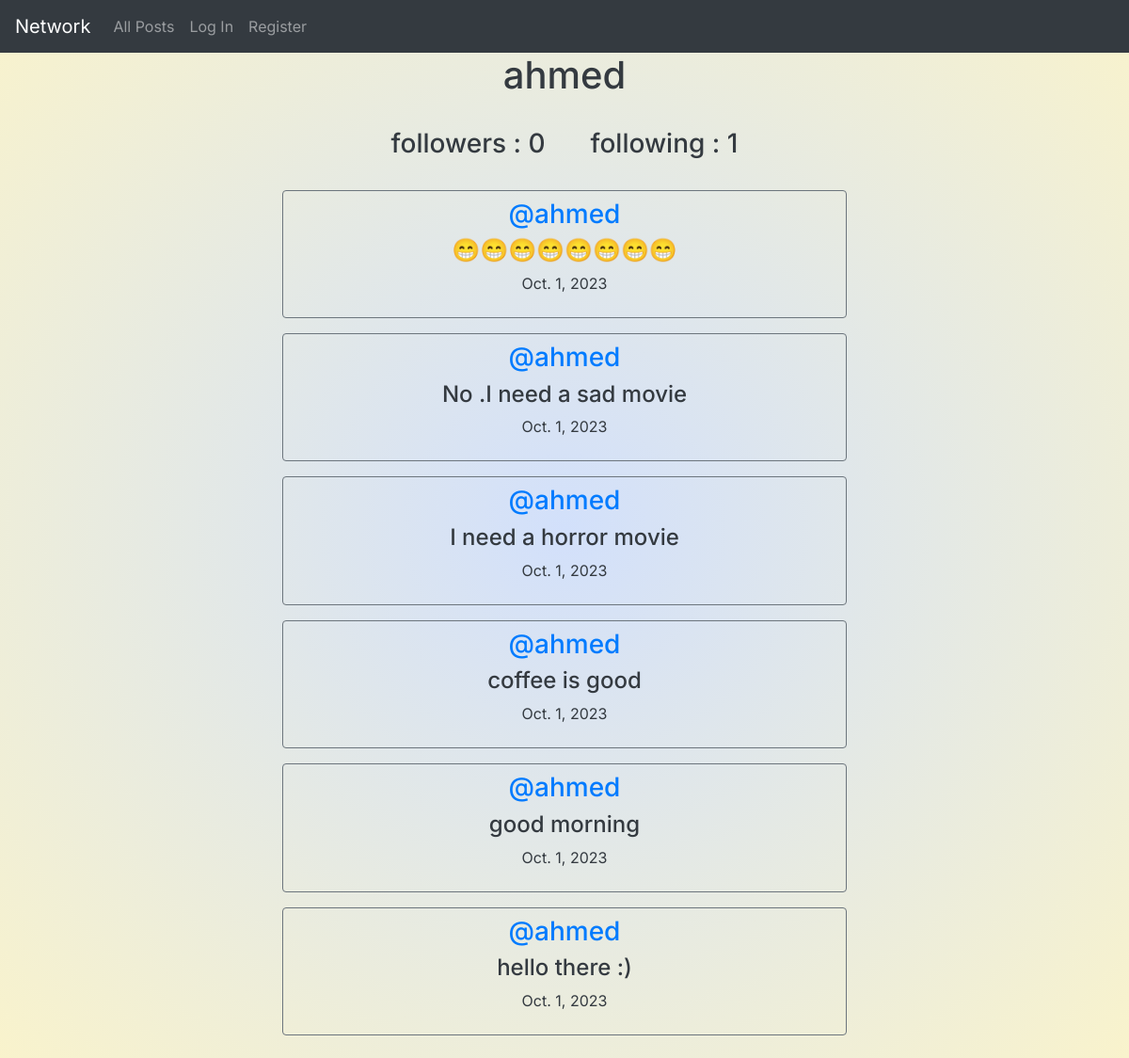
Screenshot of /profile/3/ with the database file from the repository.
### network/models.py (models this page shows, shortened)
class User(AbstractUser):
    pass

class Post(models.Model):
    content = models.CharField(max_length=150)
    user = models.ForeignKey(User,on_delete=models.CASCADE,related_name="user")
    date = models.DateField(auto_now_add=True)

### network/views.py (the view)
# urls.py: path('profile/<int:user_id>/', views.profile, name='profile'),
def profile(request,user_id):
    user = User.objects.get(pk=user_id)
    all_posts = Post.objects.filter(user=user).order_by("id").reverse()
    following = Follow.objects.filter(user=user)
    followers = Follow.objects.filter(user_follower=user)
    try:
        check_follow = followers.filter(user=User.objects.get(pk=request.user.id))
        if len(check_follow) != 0:
            is_following = True
        else:
            is_following = False
    except:
        is_following = False
    paginator  = Paginator (all_posts , 10)
    page_num = request.GET.get('page')
    post_page = paginator.get_page(page_num)
    return render(request, "network/profile.html",{
        "all_posts":all_posts,
        "post_page":post_page,
        "username":user.username,
        "following":following,
        "followers":followers,
        "is_following":is_following,
        "user_profile":user,
    })

### network/templates/network/profile.html (shortened to what this page needs)
{% extends "network/layout.html" %} {% block body %}
<h1 class="text-dark text-center">{{username}}</h1>
<div class="mt-2 ml-4 mr-4">
  <div class="container d-flex justify-content-center">
    <h3 class="text-dark text-center m-4">followers : {{followers.count}}</h3>
    <h3 class="text-dark text-center m-4">following : {{following.count}}</h3>
  </div>
</div>
{% for p in post_page %}
<div class="d-flex justify-content-center align-items-center">
  <div class="border border-secondary rounded p-2 m-2 text-dark text-center col-6">
    <h3 class="text-dark text-center">
      <a href="{% url 'profile' user_id=p.user.id %}">@{{p.user}}</a>
    </h3>
    <h4 class="text-dark text-center">{{p.content}}</h4>
    <p class="text-dark text-center">{{p.date}}</p>
  </div>
</div>
{% endfor %}
{% endblock %}

### network/static/network/styles.css (style rules this page uses)
body { background-image:radial-gradient( #D2E0FB , #F9F3CC); font-family: inter , sans-serif; }

### rows the page displays
User: username "ahmed"
Post: user "ahmed", content "😁😁😁😁😁😁😁😁", date "Oct. 1, 2023"
Post: user "ahmed", content "No .I need a sad movie", date "Oct. 1, 2023"
Post: user "ahmed", content "I need a horror movie", date "Oct. 1, 2023"
Post: user "ahmed", content "coffee is good", date "Oct. 1, 2023"
Post: user "ahmed", content "good morning", date "Oct. 1, 2023"
Post: user "ahmed", content "hello there :)", date "Oct. 1, 2023"

### other values shown
{{ followers.count }} "0"
{{ following.count }} "1"
